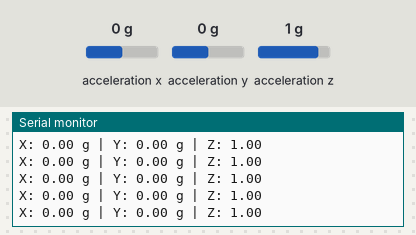
Recording of a sketch running on a simulated Arduino Nano 33 IoT. Shown: the last lines printed to the serial monitor. The test bench sets the inputs (shaded band); at power-on: acceleration x 0 g, acceleration y 0 g, acceleration z 1 g.

Above: at 1.2 s.
1.3 s: acceleration x set to -1.4 g
At 1.33 s:
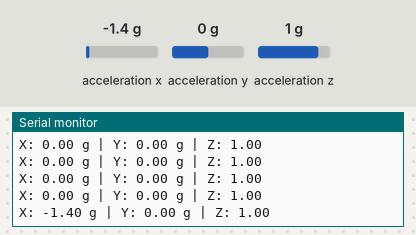
2.8 s: acceleration y set to -1.4 g
At 2.85 s:
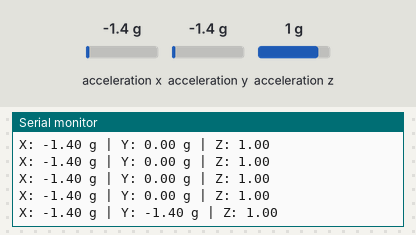
4.3 s: acceleration z set to -1.4 g
At 4.37 s:
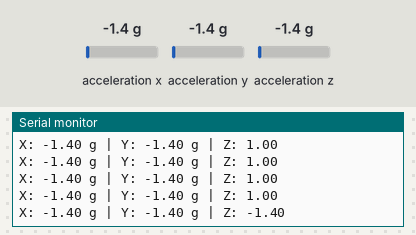

Measured:
- after the input at 1.3 s, the serial monitor: prints a new line at once (image 1)
- after the input at 2.8 s, the serial monitor: prints a new line at once (image 2)
- after the input at 4.3 s, the serial monitor: prints a new line after 0.07 s (image 3)

The sketch:

accelerometer.ino
```cpp
#include <Arduino_LSM6DS3.h>

void setup() {
  Serial.begin(9600);
  while (!Serial); // Wait for serial
  if (!IMU.begin()) {
    Serial.println("Failed to initialize IMU!");
    while (1);
  }
  Serial.println("IMU initialized!");
}

void loop() {
  float x, y, z;

  if (IMU.accelerationAvailable()) {
    IMU.readAcceleration(x, y, z);
    Serial.print("X: ");
    Serial.print(x);
    Serial.print(" g | Y: ");
    Serial.print(y);
    Serial.print(" g | Z: ");
    Serial.println(z);
  }

  delay(100); // 10Hz sampling
}
```
